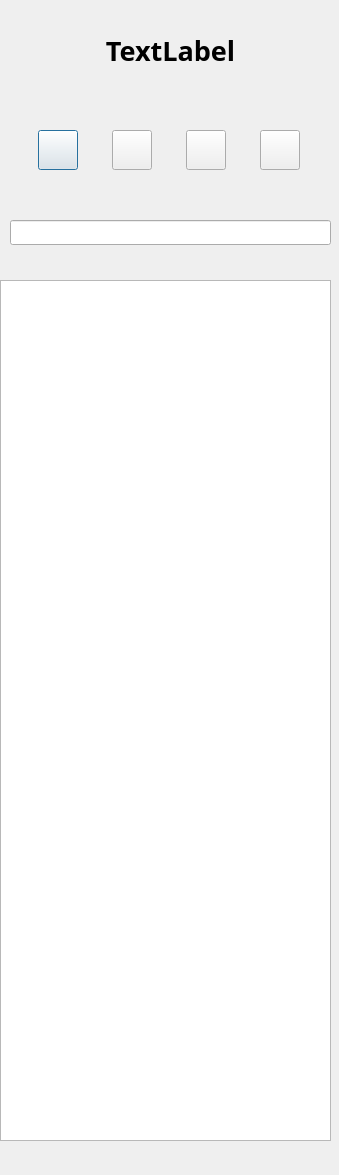
<?xml version="1.0" encoding="UTF-8"?>
<ui version="4.0">
 <class>Dialog</class>
 <widget class="QDialog" name="Dialog">
  <property name="geometry">
   <rect>
    <x>0</x>
    <y>0</y>
    <width>339</width>
    <height>1175</height>
   </rect>
  </property>
  <property name="minimumSize">
   <size>
    <width>339</width>
    <height>0</height>
   </size>
  </property>
  <property name="windowTitle">
   <string>Dialog</string>
  </property>
  <widget class="QLineEdit" name="lineEdit">
   <property name="geometry">
    <rect>
     <x>10</x>
     <y>220</y>
     <width>321</width>
     <height>25</height>
    </rect>
   </property>
   <property name="toolTip">
    <string>enter a term to filter with</string>
   </property>
  </widget>
  <widget class="QTableWidget" name="tableWidget">
   <property name="geometry">
    <rect>
     <x>0</x>
     <y>280</y>
     <width>331</width>
     <height>861</height>
    </rect>
   </property>
   <property name="sizePolicy">
    <sizepolicy hsizetype="Maximum" vsizetype="Maximum">
     <horstretch>0</horstretch>
     <verstretch>0</verstretch>
    </sizepolicy>
   </property>
   <property name="minimumSize">
    <size>
     <width>261</width>
     <height>0</height>
    </size>
   </property>
   <property name="sizeIncrement">
    <size>
     <width>1</width>
     <height>1</height>
    </size>
   </property>
   <property name="editTriggers">
    <set>QAbstractItemView::NoEditTriggers</set>
   </property>
  </widget>
  <widget class="QWidget" name="horizontalLayoutWidget">
   <property name="geometry">
    <rect>
     <x>10</x>
     <y>110</y>
     <width>321</width>
     <height>80</height>
    </rect>
   </property>
   <layout class="QHBoxLayout" name="horizontalLayout_2">
    <item>
     <widget class="QPushButton" name="push_1">
      <property name="sizePolicy">
       <sizepolicy hsizetype="Expanding" vsizetype="Expanding">
        <horstretch>0</horstretch>
        <verstretch>0</verstretch>
       </sizepolicy>
      </property>
      <property name="minimumSize">
       <size>
        <width>40</width>
        <height>40</height>
       </size>
      </property>
      <property name="maximumSize">
       <size>
        <width>40</width>
        <height>40</height>
       </size>
      </property>
      <property name="text">
       <string/>
      </property>
     </widget>
    </item>
    <item>
     <widget class="QPushButton" name="push_2">
      <property name="sizePolicy">
       <sizepolicy hsizetype="Expanding" vsizetype="Expanding">
        <horstretch>0</horstretch>
        <verstretch>0</verstretch>
       </sizepolicy>
      </property>
      <property name="minimumSize">
       <size>
        <width>40</width>
        <height>40</height>
       </size>
      </property>
      <property name="maximumSize">
       <size>
        <width>40</width>
        <height>40</height>
       </size>
      </property>
      <property name="text">
       <string/>
      </property>
     </widget>
    </item>
    <item>
     <widget class="QPushButton" name="push_3">
      <property name="sizePolicy">
       <sizepolicy hsizetype="Expanding" vsizetype="Expanding">
        <horstretch>0</horstretch>
        <verstretch>0</verstretch>
       </sizepolicy>
      </property>
      <property name="minimumSize">
       <size>
        <width>40</width>
        <height>40</height>
       </size>
      </property>
      <property name="maximumSize">
       <size>
        <width>40</width>
        <height>40</height>
       </size>
      </property>
      <property name="text">
       <string/>
      </property>
     </widget>
    </item>
    <item>
     <widget class="QPushButton" name="push_4">
      <property name="sizePolicy">
       <sizepolicy hsizetype="Expanding" vsizetype="Expanding">
        <horstretch>0</horstretch>
        <verstretch>0</verstretch>
       </sizepolicy>
      </property>
      <property name="minimumSize">
       <size>
        <width>40</width>
        <height>40</height>
       </size>
      </property>
      <property name="maximumSize">
       <size>
        <width>40</width>
        <height>40</height>
       </size>
      </property>
      <property name="text">
       <string/>
      </property>
     </widget>
    </item>
   </layout>
  </widget>
  <widget class="QLabel" name="label">
   <property name="geometry">
    <rect>
     <x>10</x>
     <y>30</y>
     <width>321</width>
     <height>41</height>
    </rect>
   </property>
   <property name="font">
    <font>
     <family>Ubuntu Condensed</family>
     <pointsize>20</pointsize>
     <weight>75</weight>
     <bold>true</bold>
    </font>
   </property>
   <property name="text">
    <string>TextLabel</string>
   </property>
   <property name="alignment">
    <set>Qt::AlignCenter</set>
   </property>
  </widget>
 </widget>
 <resources/>
 <connections/>
</ui>
